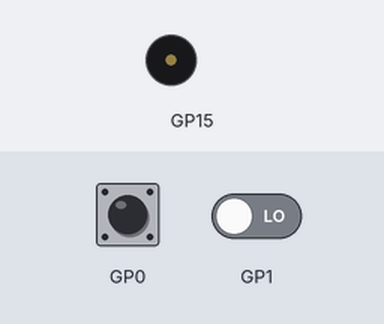
Recording of a program running on a simulated Raspberry Pi Pico running MicroPython. Parts: buzzer (waves = sounding). The test bench sets the inputs (shaded band); at power-on: GP0 LOW, GP1 LOW. What the program prints to the serial console is not drawn.

Above: at 1.2 s.
1.3 s: GP0 pulled HIGH for 0.15 s
At 1.7 s:
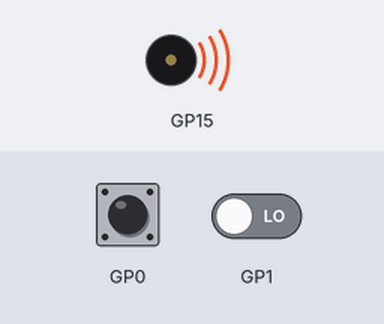
Timing chart, 0 to 4.3 s (numbered marks = the images above; inputs shaded):
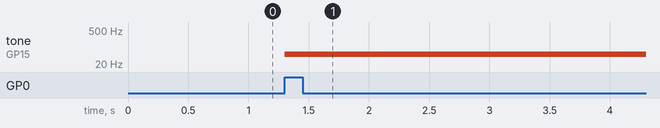

Measured:
- after the input at 1.3 s, tone on GP15: silent → 50 Hz at once

The program:

irq_example.py
```python
import machine
from machine import PWM, Pin

button_increase: Pin = machine.Pin(0, machine.Pin.IN, machine.Pin.PULL_DOWN)
button_decrease: Pin = machine.Pin(1, machine.Pin.IN, machine.Pin.PULL_DOWN)

buzzer: PWM = machine.PWM(machine.Pin(15))
buzzer.duty_u16(32_767)

frequency = 0


def button_irq_handler(pin: machine.Pin) -> None:
    global frequency
    step_size = 50
    if pin is button_increase:
        if frequency + step_size <= 2_000:
            frequency += step_size
            print("increased to " + str(frequency))
    if pin is button_decrease:
        if frequency - step_size >= 0:
            frequency -= step_size
            print("decreased to " + str(frequency))


button_increase.irq(button_irq_handler, machine.Pin.IRQ_RISING)
button_decrease.irq(button_irq_handler, machine.Pin.IRQ_RISING)

while True:
    print("actual frequency " + str(frequency))
    try:
        buzzer.freq(frequency)
    except ValueError:
        print("unable play frequency " + str(frequency))
```
